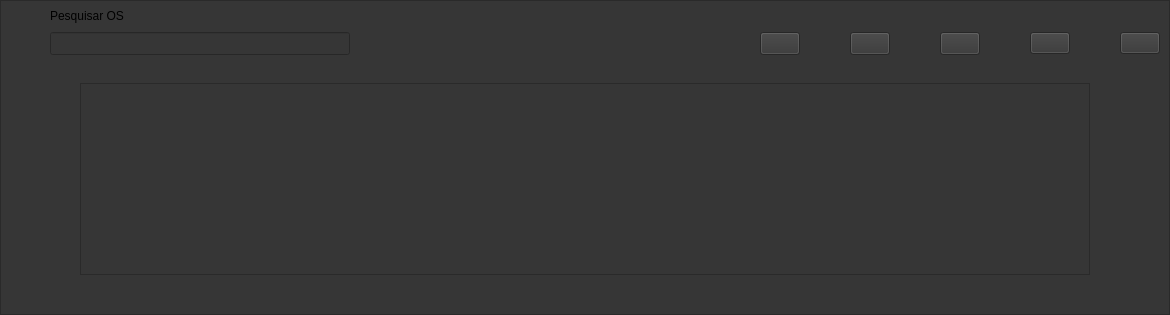
        <widget class="QWidget" name="os">
         <layout class="QHBoxLayout" name="horizontalLayout_32">
          <property name="leftMargin">
           <number>0</number>
          </property>
          <property name="topMargin">
           <number>0</number>
          </property>
          <property name="rightMargin">
           <number>0</number>
          </property>
          <property name="bottomMargin">
           <number>0</number>
          </property>
          <item>
           <widget class="QFrame" name="frame_7">
            <property name="sizePolicy">
             <sizepolicy hsizetype="Preferred" vsizetype="MinimumExpanding">
              <horstretch>0</horstretch>
              <verstretch>0</verstretch>
             </sizepolicy>
            </property>
            <property name="maximumSize">
             <size>
              <width>1920</width>
              <height>1080</height>
             </size>
            </property>
            <property name="styleSheet">
             <string notr="true">background-color: rgb(54, 54, 54);</string>
            </property>
            <property name="frameShape">
             <enum>QFrame::StyledPanel</enum>
            </property>
            <property name="frameShadow">
             <enum>QFrame::Raised</enum>
            </property>
            <layout class="QVBoxLayout" name="verticalLayout_14">
             <property name="topMargin">
              <number>5</number>
             </property>
             <item>
              <layout class="QHBoxLayout" name="horizontalLayout_29">
               <item>
                <spacer name="horizontalSpacer_18">
                 <property name="orientation">
                  <enum>Qt::Horizontal</enum>
                 </property>
                 <property name="sizeType">
                  <enum>QSizePolicy::Fixed</enum>
                 </property>
                 <property name="sizeHint" stdset="0">
                  <size>
                   <width>40</width>
                   <height>20</height>
                  </size>
                 </property>
                </spacer>
               </item>
               <item>
                <widget class="QLabel" name="label_6">
                 <property name="sizePolicy">
                  <sizepolicy hsizetype="Preferred" vsizetype="Preferred">
                   <horstretch>0</horstretch>
                   <verstretch>0</verstretch>
                  </sizepolicy>
                 </property>
                 <property name="font">
                  <font>
                   <pointsize>9</pointsize>
                  </font>
                 </property>
                 <property name="text">
                  <string>Pesquisar OS</string>
                 </property>
                </widget>
               </item>
              </layout>
             </item>
             <item>
              <layout class="QHBoxLayout" name="horizontalLayout_30">
               <property name="spacing">
                <number>10</number>
               </property>
               <property name="topMargin">
                <number>0</number>
               </property>
               <property name="bottomMargin">
                <number>22</number>
               </property>
               <item>
                <spacer name="horizontalSpacer_19">
                 <property name="orientation">
                  <enum>Qt::Horizontal</enum>
                 </property>
                 <property name="sizeType">
                  <enum>QSizePolicy::Fixed</enum>
                 </property>
                 <property name="sizeHint" stdset="0">
                  <size>
                   <width>40</width>
                   <height>20</height>
                  </size>
                 </property>
                </spacer>
               </item>
               <item>
                <widget class="QLineEdit" name="search_os">
                 <property name="sizePolicy">
                  <sizepolicy hsizetype="Preferred" vsizetype="Minimum">
                   <horstretch>0</horstretch>
                   <verstretch>0</verstretch>
                  </sizepolicy>
                 </property>
                 <property name="minimumSize">
                  <size>
                   <width>300</width>
                   <height>0</height>
                  </size>
                 </property>
                 <property name="font">
                  <font>
                   <pointsize>10</pointsize>
                  </font>
                 </property>
                </widget>
               </item>
               <item>
                <spacer name="horizontalSpacer_20">
                 <property name="orientation">
                  <enum>Qt::Horizontal</enum>
                 </property>
                 <property name="sizeType">
                  <enum>QSizePolicy::Fixed</enum>
                 </property>
                 <property name="sizeHint" stdset="0">
                  <size>
                   <width>400</width>
                   <height>20</height>
                  </size>
                 </property>
                </spacer>
               </item>
               <item>
                <layout class="QHBoxLayout" name="horizontalLayout_31">
                 <property name="spacing">
                  <number>50</number>
                 </property>
                 <item>
                  <widget class="QPushButton" name="new_os">
                   <property name="sizePolicy">
                    <sizepolicy hsizetype="Preferred" vsizetype="Preferred">
                     <horstretch>0</horstretch>
                     <verstretch>0</verstretch>
                    </sizepolicy>
                   </property>
                   <property name="minimumSize">
                    <size>
                     <width>0</width>
                     <height>0</height>
                    </size>
                   </property>
                   <property name="text">
                    <string/>
                   </property>
                   <property name="icon">
                    <iconset>
                     <normaloff>:/Icons/add_cliente.png</normaloff>:/Icons/add_cliente.png</iconset>
                   </property>
                   <property name="iconSize">
                    <size>
                     <width>32</width>
                     <height>32</height>
                    </size>
                   </property>
                  </widget>
                 </item>
                 <item>
                  <widget class="QPushButton" name="edit_os">
                   <property name="sizePolicy">
                    <sizepolicy hsizetype="Preferred" vsizetype="Preferred">
                     <horstretch>0</horstretch>
                     <verstretch>0</verstretch>
                    </sizepolicy>
                   </property>
                   <property name="text">
                    <string/>
                   </property>
                   <property name="icon">
                    <iconset>
                     <normaloff>:/Icons/editar.png</normaloff>:/Icons/editar.png</iconset>
                   </property>
                   <property name="iconSize">
                    <size>
                     <width>32</width>
                     <height>32</height>
                    </size>
                   </property>
                  </widget>
                 </item>
                 <item>
                  <widget class="QPushButton" name="delete_os">
                   <property name="sizePolicy">
                    <sizepolicy hsizetype="Minimum" vsizetype="Preferred">
                     <horstretch>0</horstretch>
                     <verstretch>0</verstretch>
                    </sizepolicy>
                   </property>
                   <property name="text">
                    <string/>
                   </property>
                   <property name="icon">
                    <iconset>
                     <normaloff>:/Icons/Limpar.png</normaloff>:/Icons/Limpar.png</iconset>
                   </property>
                   <property name="iconSize">
                    <size>
                     <width>32</width>
                     <height>32</height>
                    </size>
                   </property>
                  </widget>
                 </item>
                 <item>
                  <widget class="QPushButton" name="print_os">
                   <property name="text">
                    <string/>
                   </property>
                   <property name="icon">
                    <iconset>
                     <normaloff>:/Icons/imprimir.png</normaloff>:/Icons/imprimir.png</iconset>
                   </property>
                   <property name="iconSize">
                    <size>
                     <width>32</width>
                     <height>32</height>
                    </size>
                   </property>
                  </widget>
                 </item>
                 <item>
                  <widget class="QPushButton" name="back_12">
                   <property name="text">
                    <string/>
                   </property>
                   <property name="icon">
                    <iconset>
                     <normaloff>:/Icons/back.png</normaloff>:/Icons/back.png</iconset>
                   </property>
                   <property name="iconSize">
                    <size>
                     <width>32</width>
                     <height>32</height>
                    </size>
                   </property>
                  </widget>
                 </item>
                </layout>
               </item>
              </layout>
             </item>
             <item>
              <layout class="QVBoxLayout" name="verticalLayout_15">
               <property name="leftMargin">
                <number>70</number>
               </property>
               <property name="topMargin">
                <number>0</number>
               </property>
               <property name="rightMargin">
                <number>70</number>
               </property>
               <property name="bottomMargin">
                <number>30</number>
               </property>
               <item>
                <widget class="QTableWidget" name="table_os">
                 <property name="sizePolicy">
                  <sizepolicy hsizetype="Preferred" vsizetype="MinimumExpanding">
                   <horstretch>0</horstretch>
                   <verstretch>0</verstretch>
                  </sizepolicy>
                 </property>
                 <property name="editTriggers">
                  <set>QAbstractItemView::NoEditTriggers</set>
                 </property>
                 <property name="columnCount">
                  <number>0</number>
                 </property>
                 <attribute name="horizontalHeaderCascadingSectionResizes">
                  <bool>false</bool>
                 </attribute>
                 <attribute name="horizontalHeaderMinimumSectionSize">
                  <number>195</number>
                 </attribute>
                 <attribute name="horizontalHeaderDefaultSectionSize">
                  <number>195</number>
                 </attribute>
                 <attribute name="horizontalHeaderShowSortIndicator" stdset="0">
                  <bool>false</bool>
                 </attribute>
                 <attribute name="horizontalHeaderStretchLastSection">
                  <bool>false</bool>
                 </attribute>
                </widget>
               </item>
              </layout>
             </item>
            </layout>
           </widget>
          </item>
         </layout>
        </widget>
